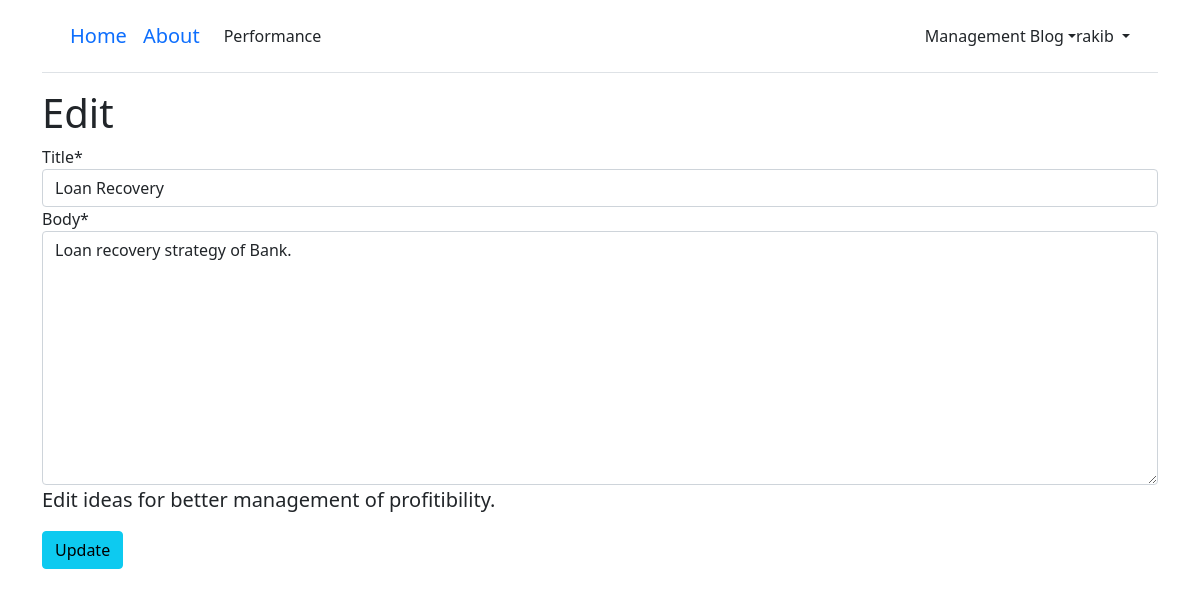
/articles/1/edit/ (signed in), run on the app's committed database.
### users/models.py (models this page shows)
class CustomUser(AbstractUser):
	age = models.PositiveIntegerField(null=True, blank=True)

### articles/models.py (models this page shows, shortened)
class Article(models.Model):
	title = models.CharField(max_length=255)
	body = models.TextField()
	date = models.DateTimeField(auto_now_add=True)
	author = models.ForeignKey(
	get_user_model(),
	on_delete=models.CASCADE,
	)

### articles/views.py (the view)
class ArticleUpdateView(LoginRequiredMixin, UpdateView): # new
	model = Article
	fields = ('title', 'body',)
	template_name = 'article_edit.html'
	login_url = 'login' # new
	def dispatch(self, request, *args, **kwargs): # new
		obj = self.get_object()
		if obj.author != self.request.user:
			raise PermissionDenied
		return super().dispatch(request, *args, **kwargs)

### templates/article_edit.html (shortened to what this page needs)
{% extends 'base.html' %}
{% load crispy_forms_tags %}
{% block content %}
	<h1>Edit</h1>
	<form action="" method="post">
		{{ form|crispy }}
	<p class="lead">Edit ideas for better management of profitibility.</p>
	<p class="lead">
		<button class="btn btn-info ml-2" type="submit">Update</button>
	</p>
	</form>
{% endblock content %}

### templates/base.html (shortened to what this page needs)
<!DOCTYPE html>
{% load static %}
<html>
<head>
  <link href="{% static 'css/base.css' %}" rel="stylesheet">
  <link href="https://cdn.jsdelivr.net/npm/bootstrap@5.1.3/dist/css/bootstrap.min.css"
  rel="stylesheet">
</head>
<body>
  <div class="container">
    <header class="p-3 mb-3 border-bottom">
      <div class="container">
	     <div class="d-flex flex-wrap align-items-center justify-content-center
          justify-content-lg-start">
          <a class="navbar-brand" href="{% url 'home' %}">Home</a>
          <a class="navbar-brand" href="{% url 'about' %}">About</a>
		  <ul class="nav col-12 col-lg-auto me-lg-auto mb-2 justify-content-center mb-md-0">
			{% if user.is_authenticated %}
			<li><a href="{% url 'chart' %}" class="nav-link px-2 link-dark">Performance</a></li>
          </ul>
		  <a href="#" class="a-block link-dark text-decoration-none dropdown-toggle"
              id="dropdownUser1" data-bs-toggle="dropdown" aria-expanded="false">Management Blog</a>
		 <div class="dropdown text-end">
            <a href="#" class="d-block link-dark text-decoration-none dropdown-toggle"
              id="dropdownUser1" data-bs-toggle="dropdown" aria-expanded="false">
              {{ user.username }}
            </a>
          </div>
          {% else %}
          </ul>
          <div class="text-end">
            <a href="{% url 'login' %}" class="btn btn-outline-primary me-2">Log In</a>
            <a href="{% url 'signup' %}" class="btn btn-primary">Sign Up</a>
          </div>
          {% endif %}
        </div>
      </div>
    </header>
    <main>
      {% block content %}
      {% endblock content %}
    </main>
  </div>
</body>
</html>

### data on the page
CustomUser: username "rakib"
Article: title "Loan Recovery", body "Loan recovery strategy of Bank."
